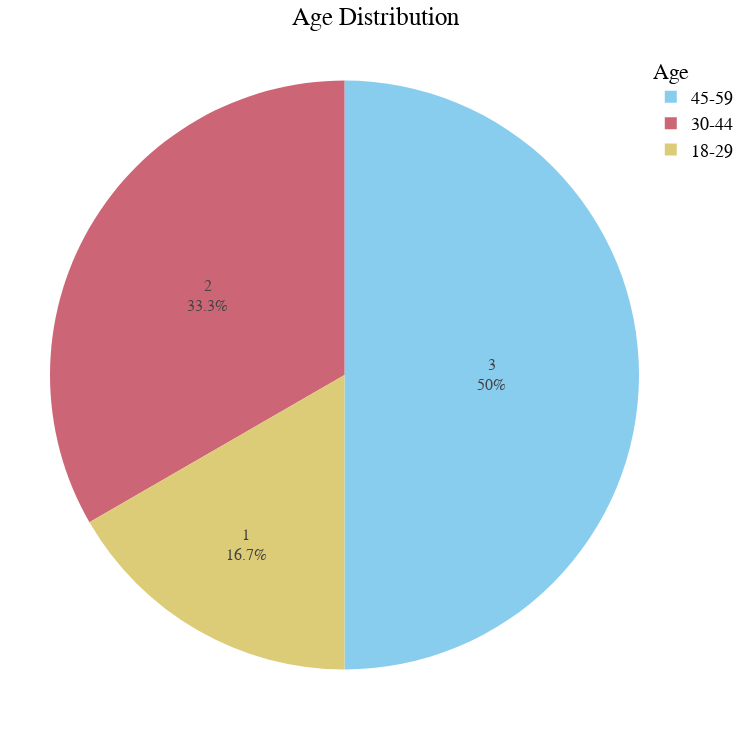

Notebook source saved alongside this figure:
### Code cell
# Sample data for age distribution (assuming the age column is named 'Age')
age_counts = df['2. Age'].value_counts()

# Create a pie chart with the stored preferences
fig = px.pie(
    names=age_counts.index, 
    values=age_counts.values, 
    title='Age Distribution',
    color_discrete_sequence=px.colors.qualitative.Safe,  # Using your preferred color palette
    width=750,  
    height=750
)

# Aesthetic improvements based on your preferences
fig.update_layout(
    title_text='Age Distribution',  # Title customization
    title_x=0.5,  # Center title
    font=dict(
        family="Arial, sans-serif",  # Set preferred font
        size=18,  # Set title font size
        color="black"  # Set font color
    ),
    legend_title_text='Age',  # Customize legend title
    margin=dict(t=50, b=50, l=50, r=50)  # Adjust margins
)

fig.update_traces(
    hoverinfo='label+percent',  # Show hover info with label and percentage
    textinfo='value+percent',   # Show value and percent in the chart
    textfont_size=16            # Adjust label font size
)

# Display the plot
fig.show()

total_responses = len(df)
print(f"Total number of responses: {total_responses}")

### Figure 1 — Plotly figure (JSON) as saved in the notebook; plotly's stock layout.template omitted (floating-point values rounded to 4 significant figures)
{"data": [{"domain": {"x": [0, 1], "y": [0, 1]}, "hoverinfo": "label+percent", "hovertemplate": "label=%{label}<br>value=%{value}<extra></extra>", "labels": ["45-59", "30-44", "18-29"], "legendgroup": "", "name": "", "showlegend": true, "textfont": {"size": 16}, "textinfo": "value+percent", "type": "pie", "values": [3, 2, 1]}], "layout": {"font": {"color": "black", "family": "Arial, sans-serif", "size": 18}, "height": 750, "legend": {"title": {"text": "Age"}, "tracegroupgap": 0}, "margin": {"b": 50, "l": 50, "r": 50, "t": 50}, "piecolorway": ["rgb(136, 204, 238)", "rgb(204, 102, 119)", "rgb(221, 204, 119)", "rgb(17, 119, 51)", "rgb(51, 34, 136)", "rgb(170, 68, 153)", "rgb(68, 170, 153)", "rgb(153, 153, 51)", "rgb(136, 34, 85)", "rgb(102, 17, 0)", "rgb(136, 136, 136)"], "title": {"text": "Age Distribution", "x": 0.5}, "width": 750}}
